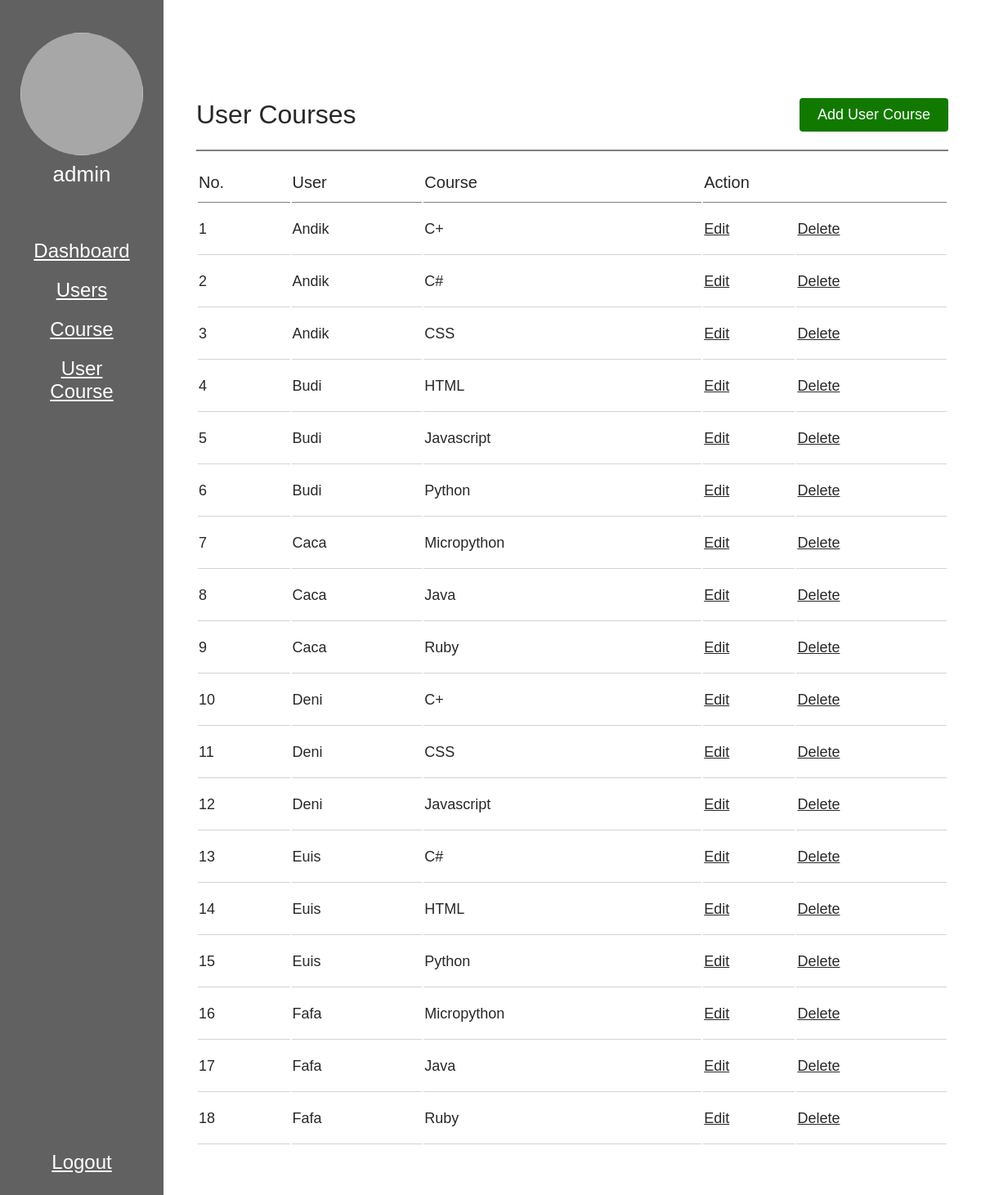
Screenshot of /usercourse.php (signed in) with the database file from the repository.
### tables this page shows
CREATE TABLE `userCourse` (
  `id_user` int(11) DEFAULT NULL,
  `id_course` int(11) DEFAULT NULL,
  `id` int(11) NOT NULL
);

CREATE TABLE `users` (
  `id` int(11) NOT NULL,
  `username` varchar(50) DEFAULT NULL,
  `email` varchar(50) DEFAULT NULL,
  `password` varchar(50) DEFAULT NULL,
  `created_at` timestamp NOT NULL DEFAULT current_timestamp(),
  `updated_at` timestamp NOT NULL DEFAULT current_timestamp()
);

CREATE TABLE `courses` (
  `id` int(11) NOT NULL,
  `course` varchar(50) DEFAULT NULL,
  `mentor` varchar(50) DEFAULT NULL,
  `title` varchar(50) DEFAULT NULL
);

### usercourse.php (the view, shortened to what this page needs)
<?php
    require('dbConnect.php');
    $sql = "SELECT *, uc.id as uc_id, u.id as user_id, c.id as course_id FROM userCourse as uc join users as u on uc.id_user = u.id join courses as c on uc.id_course = c.id";
    $result = $conn->query($sql);
    $array = array();
    if ($result->num_rows > 0) {
        while($row = $result->fetch_assoc()) {
            $a = array(
                'uc_id' => $row["uc_id"],
                'c_id' => $row["course_id"],
                'u_id' => $row["user_id"],
                'course' =>  $row["course"],
                'username' =>  $row["username"]
            );
            array_push($array, $a);
        }
    }
?>
<!DOCTYPE html>
<html lang="en">
<head>
    <link rel="stylesheet" type="text/css" href="css/main.css"/>
</head>
<body>
    <nav class="sidebar" >
        <div class="user-box">
            <img src=""/>
            <label>
                <?php echo $_SESSION['user']; ?>
            </label>
        </div>
        <div class="menu-wrapper">
            <a href="index.php">
                Dashboard
            </a>
            <a href="users.php">
                Users
            </a>
            <a href="courses.php">
                Course
            </a>
            <a href="usercourse.php">
                User Course
            </a>
        </div>
        <a href="logoutController.php" class="logout">
            Logout
        </a>
    </nav>
    <main class="main-content">
        <div class="content-title">
            User Courses
            <a href="addusercourse.php">
                Add User Course
            </a>
        </div>
        <div class="content user">
            <table>
                <thead>
                    <tr>
                        <td>No.</td>
                        <td>User</td>
                        <td>Course</td>
                        <td colspan="2">Action</td>
                    </tr>
                </thead>
                <tbody>
                    <?php foreach($array as $key => $uc){ ?>
                        <tr>
                            <td>
                                <?php echo $key+1;?>
                            </td>
                            <td>
                                <?php echo $uc['username']?>
                            </td>
                            <td>
                                <?php echo $uc['course'] ?>
                            </td>
                            <td>
                                <a href="addusercourse.php?id=<?php echo $uc['uc_id']; ?>">
                                    Edit
                                </a>
                            </td>
                            <td>
                                <a href="delusercourseController.php?id=<?php echo $uc['uc_id']; ?>">
                                    Delete
                                </a>
                            </td>
                        </tr>
                    <?php } ?>
                </tbody>
            </table>
        </div>
    </main>
</body>
</html>

### css/main.css (style rules this page uses)
* { box-sizing: border-box; font-family: 'Gill Sans', 'Gill Sans MT', Calibri, 'Trebuchet MS', sans-serif; color: rgb(40, 40, 40); font-size: 14px; position: relative; }
body { margin: unset; width: 100%; height: 100vh; display: flex; }
nav.sidebar { background-color: rgb(97, 97, 97); padding: 40px 20px; width: 100%; max-width: 10vw; min-width: 200px; display: flex; flex-direction: column; gap: 54px; align-items: center; }
.sidebar .user-box { display: flex; flex-direction: column; align-items: center; gap: 8px; }
.sidebar .user-box img { width: 150px; height: 150px; border-radius: 50%; background-color: rgb(167, 167, 167); }
.sidebar .user-box label { font-size: 26px; color: white; }
.sidebar .menu-wrapper { display: flex; flex-direction: column; gap: 20x; }
.sidebar .menu-wrapper a, nav.sidebar .logout { font-size: 24px; color: white; padding: 10px 24px; text-align: center; }
nav.sidebar .logout { position: absolute; bottom: 5vh; }
.main-content { display: flex; flex-direction: column; gap: 24px; padding: 120px 40px; flex: 1; }
.main-content .content-title { font-size: 32px; border-bottom: 2px solid grey; width: 100%; padding-bottom: 22px; display: flex; justify-content: space-between; align-items: center; }
.main-content .content-title a { background-color: rgb(18, 121, 0); font-size: 18px; color: white; text-decoration: none; padding: 10px 22px; border-radius: 4px; }
.main-content .content { width: 100%; overflow: auto; }
.main-content .content.user table { width: 100%; }
.main-content .content.user table thead td { border-bottom: 1px solid grey; font-size: 20px; font-weight: 500; padding-bottom: 12px; }
.main-content .content.user table tbody td { border-bottom: 1px solid lightgrey; font-size: 18px; padding-block: 20px; }
.main-content .content.user table tbody td * { font-size: 18px; }

### rows the page displays
usercourse: id_user.username "Andik", id_course.course "C+"
usercourse: id_user.username "Andik", id_course.course "C#"
usercourse: id_user.username "Andik", id_course.course "CSS"
usercourse: id_user.username "Budi", id_course.course "HTML"
usercourse: id_user.username "Budi", id_course.course "Javascript"
usercourse: id_user.username "Budi", id_course.course "Python"
usercourse: id_user.username "Caca", id_course.course "Micropython"
usercourse: id_user.username "Caca", id_course.course "Java"
usercourse: id_user.username "Caca", id_course.course "Ruby"
usercourse: id_user.username "Deni", id_course.course "C+"
usercourse: id_user.username "Deni", id_course.course "CSS"
usercourse: id_user.username "Deni", id_course.course "Javascript"
usercourse: id_user.username "Euis", id_course.course "C#"
usercourse: id_user.username "Euis", id_course.course "HTML"
usercourse: id_user.username "Euis", id_course.course "Python"
usercourse: id_user.username "Fafa", id_course.course "Micropython"
usercourse: id_user.username "Fafa", id_course.course "Java"
usercourse: id_user.username "Fafa", id_course.course "Ruby"

### other values shown
$_SESSION['user'] "admin"
